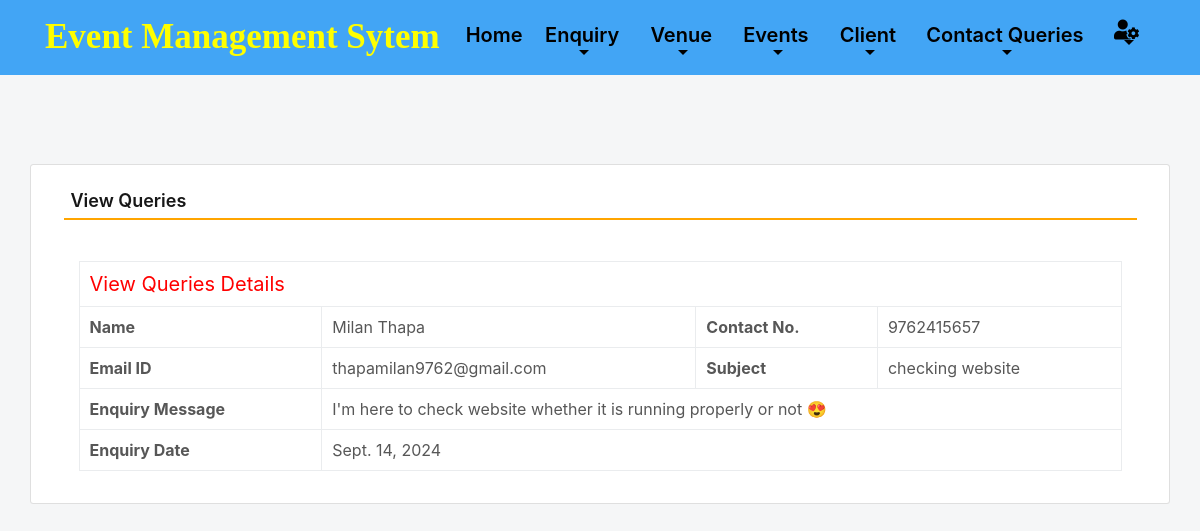
The app's page /view_queries/3 (signed in) with its own data.
### event/models.py (models this page shows, shortened)
class Contact(models.Model):
    name = models.CharField(max_length=100, null=True)
    emailid = models.CharField(max_length=50, null=True)
    contact = models.CharField(max_length=15, null=True)
    subject = models.CharField(max_length=100, null=True)
    message = models.CharField(max_length=300, null=True)
    msgdate = models.DateField(null=True)
    isread = models.CharField(max_length=10,null=True)

### event/views.py (the view)
# urls.py: path('view_queries/<int:pid>', view_queries, name='view_queries'),
def view_queries(request,pid):
    if not request.user.is_authenticated:
        return redirect('admin_login')
    contact = Contact.objects.get(id=pid)
    contact.isread = "yes"
    contact.save()
    return render(request,'view_queries.html', locals())

### event/templates/view_queries.html (shortened to what this page needs)
{% include 'admin_nav.html' %} {% load static %} {% block main %}
<html lang="en" class="no-focus">
  <link
    rel="stylesheet"
    id="css-main"
    href="{% static 'css1/codebase.min.css' %}"
  />
  <br /><br /><br /><br />
  <div class="container card shadow mt-5">
    <div class="card-body">
      <h5 class="p-2" style="border-bottom: 2px solid orange">View Queries</h5>
      <br />
      <div class="container-fluid">
        <table class="table table-bordered">
          <tr align-item="center">
            <td colspan="4" style="font-size: 20px; color: red">
              View Queries Details
            </td>
          </tr>
          <tr>
            <th>Name</th>
            <td>{{contact.name}}</td>
            <th>Contact No.</th>
            <td>{{contact.contact}}</td>
          </tr>
          <tr>
            <th>Email ID</th>
            <td>{{contact.emailid}}</td>
            <th>Subject</th>
            <td>{{contact.subject}}</td>
          </tr>
          <tr>
            <th>Enquiry Message</th>
            <td colspan="3">{{contact.message}}</td>
          </tr>
          <tr>
            <th>Enquiry Date</th>
            <td colspan="3">{{contact.msgdate}}</td>
          </tr>
        </table>
      </div>
    </div>
  </div>
  <link
    rel="stylesheet"
    href="https://use.fontawesome.com/releases/v5.6.3/css/all.css"
  />
</html>
{% endblock %}

### records on screen
Contact: name "Milan Thapa", contact "9762415657", emailid "thapamilan9762@gmail.com", subject "checking website", message "I'm here to check website whether it is running properly or not 😍", msgdate "Sept. 14, 2024"
